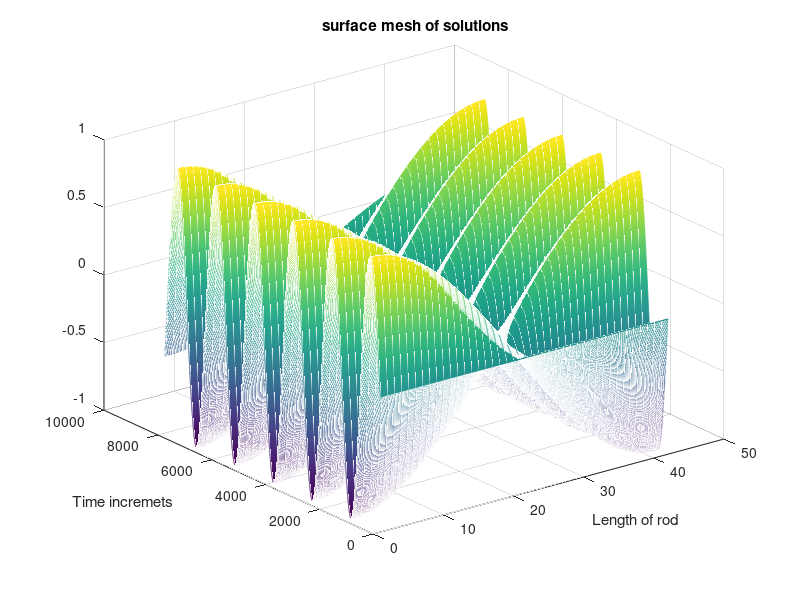

Write MATLAB code to recreate this figure.
clear all
clc
% Solution for HWk 8 H.E/ Diffusion equation
% part two only
%This is a MATLAB FILE
L=pi;
D=.1;
T=10;
F=0;
time =0;
space=0;

%will divide interval into steps equal  INNER steps
steps=40;
dx=L/(steps+1);
x=0:dx:pi;
%space interval into Twenty steps
time_steps=8000;
dt=T/time_steps;
t=0:dt:T;

%defining IC & BC
k=1;
IC= 0;
u(length(t),length(x))=0;
u(1,:)=IC; %at time zero
%For BC
% Here w is omega
DT=(1/dt);
%one omega or the other; NOT BOTH!!!!!!
%w=.1/dt;
w=3.5;
% g0=sin(w.*t);
% gL=sin(w.*t)*cos(k*L);
%apply Ditchlet BC at all points in u...
for l=2:1:length(t)
    
    u(l,1)=sin(w*t(l));     
    u(l,length(x))=sin(w*t(l))*cos(k*L)  ;
        

end



% Given Closed-form Solution:
u_true(length(t),length(x))=0;
for time=1:1:length(t)
    for space=1:1:length(x)
        u_true(time,space)=sin(w*t(time))*(cos(k*x(space)));
    end
end
%for Thomas Algorithm...
% defining 'lambda' to help solve crank Nicholson along w/ Thomas
lambda= (D*dt)/(2*dx*dx);
b= -lambda; %wont change-infact turned to zero on foward path
%For helping solve the tri-diagonal matrix
a(1,length(x))=0;
a(1,:)= 1+2*lambda; %This guy will be changed
c=-lambda; %will not change
y(length(x))=0;
A= 1+2*lambda;
C=lambda;

%Begin solving for the Diffusion equation
 for time=2:1:length(t)%for each time u 
 
        for space=2:1:(length(x)-1) %for each space u
            %solving for given F(x) in the diffusion equation
              if space==2 % left end of equation...% first solve for u's known; will be y in the matrix
                  y(space)= (u(time-1,space-1)*lambda) +lambda*u(time,space-1)  +   ((-2*lambda+1)*u(time-1,space))  +  (u(time-1,space+1)*lambda) + dt*(   w*cos(w*t(time))+((D*k*k))*sin(w*t(time))  )*( cos(k*x(space)));   
              elseif space==length(x)-1  %last inner node must include the Bc to calculate this one
                   y(space)= (u(time-1,space-1)*lambda) +lambda*u(time,space+1)  +   ((-2*lambda+1)*u(time-1,space))  +  (u(time-1,space+1)*lambda) + dt*(   w*cos(w*t(time))+((D*k*k))*sin(w*t(time))  )*( cos(k*x(space)));
              else
                   y(space)= (u(time-1,space-1)*lambda)   +   ((-2*lambda+1)*u(time-1,space))  +  (u(time-1,space+1)*lambda) + dt*(   w*cos(w*t(time))+((D*k*k))*sin(w*t(time))  )*( cos(k*x(space)));   
              end
        end
        for space=3:1:(length(x)-1) %Thomas foward path to alter b's and y's in matrix
            a(space)= a(space)-(b/a(space-1))*c;
            y(space)= y(space)-(b/a(space-1))*y(space-1);
        end
        
        u(time,length(x)-1)=y(length(x)-1)/a(length(x)-1); %first back-wards solve i.e. the last one...
        
        for space=(length(x)-2):-1:2 %solve rest of u's,completing Thomas back-wards 
         u(time,space)= (y(space)-c*u(time,space+1))/a(space);
        end
        
        %reset a values for tri-diagonal matrix for next time step, else solution will go to hell;
        a(1,length(x))=0;
        a(1,:)= 1+2*lambda;
        y(length(x))=0;
 end
 
        u_error_matrix= abs(u-u_true);
        u_error=0;
        for time=2:1:length(t)-1
            for space=2:1:length(x)-1
                u_error= u_error +abs(u(time,space)-u_true(time,space));
            end
        end
        u_error= u_error/((length(t)-2)*(length(x)-2))
      %plotting attemp
      
%       for p=1:1:length(t)
%           p=2001;  %will be for time; make sure is less than length of t-vector    
%           plot(x,u_true(p,:))
%           hold on
%           plot(x,u(p,:),'g--o')
%           ylim([-1.2 1.2])
%           legend('closed-form','Numerical by Crank-Nicholson');
%           title([' Problem one graph comparison at   ',num2str(t(p)), '  seconds'])
%           xlabel('rod length')
%           ylabel(' u magnitude')
%          
%         pause(.0000001);
%         clf('reset')
%       end
        mesh(u)
        hold on
        mesh(u_true)
        title(' surface mesh of solutions')
        ylabel('Time incremets')
        xlabel(' Length of rod')
        
        